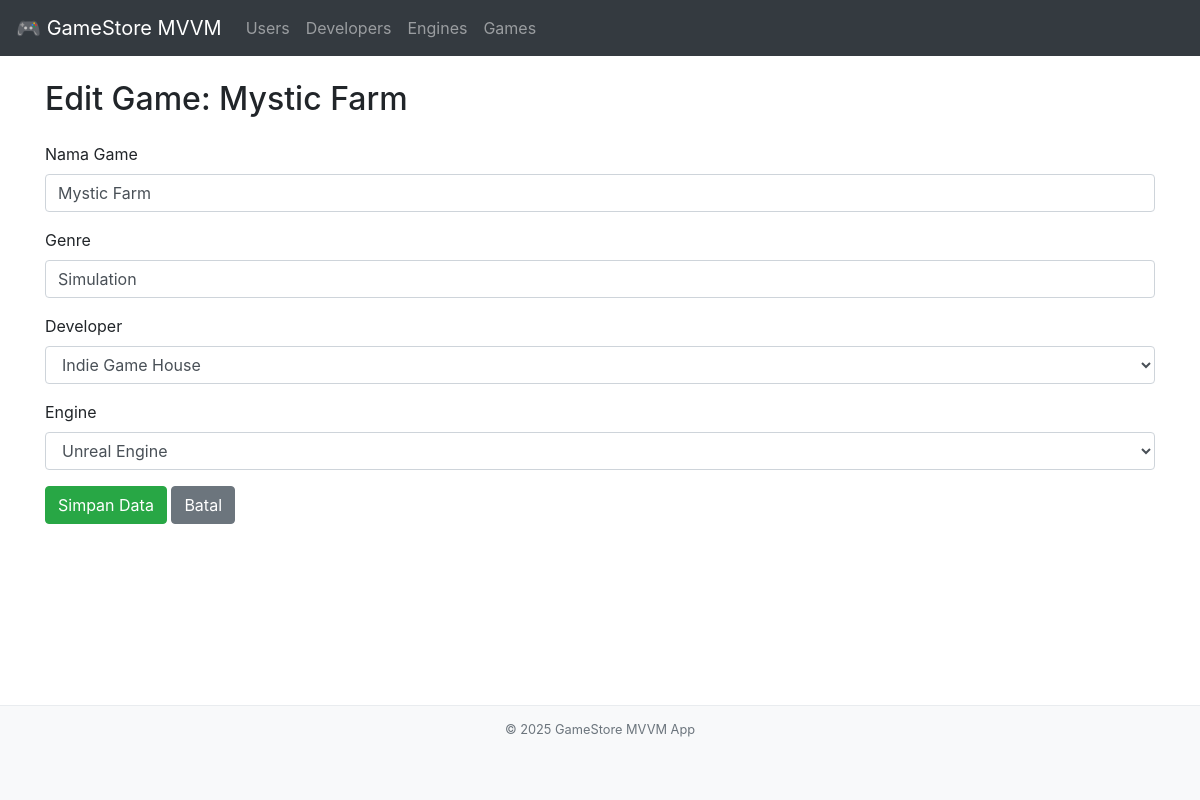
Page /index.php?page=games&action=edit&id=2 on the committed database.
### tables this page shows
CREATE TABLE Games (
    ID INT PRIMARY KEY AUTO_INCREMENT,
    Nama VARCHAR(255) NOT NULL,
    Genre VARCHAR(100),
    Developer_ID INT NOT NULL,
    Engine_ID INT NOT NULL,
    FOREIGN KEY (Developer_ID) REFERENCES Developers(ID),
    FOREIGN KEY (Engine_ID) REFERENCES Engines(ID)
);

CREATE TABLE Developers (
    ID INT PRIMARY KEY AUTO_INCREMENT,
    Nama VARCHAR(255) NOT NULL,
    Pemilik_ID INT NOT NULL,
    FOREIGN KEY (Pemilik_ID) REFERENCES Users(ID)
);

CREATE TABLE Engines (
    ID INT PRIMARY KEY AUTO_INCREMENT,
    Nama VARCHAR(255) NOT NULL,
    Bahasa_Utama VARCHAR(100)
);

### viewmodels/GameViewModel.php (called while the page is built, shortened)
<?php
require_once('config/Database.php');
require_once('models/Game.php');
require_once('models/Developer.php');
require_once('models/Engine.php');
class GameViewModel {
    private $game_model;
    private $developer_model;
    private $engine_model;
    public function __construct() {
        $database = new Database();
        $this->db = $database->getConnection();
        $this->game_model = new Game($this->db);
        $this->developer_model = new Developer($this->db);
        $this->engine_model = new Engine($this->db);
    }
    public function getDevelopersList() {
        return $this->developer_model->readAll();
    }
    public function getEnginesList() {
        return $this->engine_model->readAll();
    }
    public function getOneGame($id) {
        $this->game_model->ID = $id;
        if ($this->game_model->readOne()) {
            $this->ID = $this->game_model->ID;
            $this->Nama = $this->game_model->Nama;
            $this->Genre = $this->game_model->Genre;
            $this->Developer_ID = $this->game_model->Developer_ID;
            $this->Engine_ID = $this->game_model->Engine_ID;
            return true;
        }
        return false;
    }
}
?>

### config/Database.php (called while the page is built, shortened)
<?php
class Database {
    private $host = "localhost";
    private $db_name = "gamestore_db";
    private $username = "root";
    private $password = "";
    public function getConnection() {
        $this->conn = null;
        try {
            $this->conn = new PDO("mysql:host=" . $this->host . ";dbname=" . $this->db_name, $this->username, $this->password);
            $this->conn->exec("set names utf8");
        } catch(PDOException $exception) {
            echo "Connection error: " . $exception->getMessage();
        }
        return $this->conn;
    }
}
?>

### models/Game.php (called while the page is built, shortened)
<?php
class Game {
    private $conn;
    private $table_name = "Games";
    public $ID;
    public function __construct($db) {
        $this->conn = $db;
    }
    public function readOne() {
        $query = "SELECT
                    g.ID, g.Nama, g.Genre, g.Developer_ID, g.Engine_ID,
                    d.Nama as Developer_Nama, e.Nama as Engine_Nama
                  FROM
                    " . $this->table_name . " g
                  LEFT JOIN
                    Developers d ON g.Developer_ID = d.ID
                  LEFT JOIN
                    Engines e ON g.Engine_ID = e.ID
                  WHERE g.ID = ? LIMIT 0,1";
        $stmt = $this->conn->prepare($query);
        $stmt->bindParam(1, $this->ID);
        $stmt->execute();
        $row = $stmt->fetch(PDO::FETCH_ASSOC);
        if ($row) {
            $this->Nama = $row['Nama'];
            $this->Genre = $row['Genre'];
            $this->Developer_ID = $row['Developer_ID'];
            $this->Engine_ID = $row['Engine_ID'];
            return true;
        }
        return false;
    }
}
?>

### models/Developer.php (called while the page is built, shortened)
<?php
class Developer {
    private $conn;
    private $table_name = "Developers";
    public function __construct($db) {
        $this->conn = $db;
    }
    public function readAll() {
        $query = "SELECT
                    d.ID, d.Nama, d.Pemilik_ID, u.Nama as Pemilik_Nama
                  FROM
                    " . $this->table_name . " d
                  LEFT JOIN
                    Users u ON d.Pemilik_ID = u.ID
                  ORDER BY
                    d.ID DESC";
        $stmt = $this->conn->prepare($query);
        $stmt->execute();
        return $stmt;
    }
}
?>

### models/Engine.php (called while the page is built, shortened)
<?php
class Engine {
    private $conn;
    private $table_name = "Engines";
    public function __construct($db) {
        $this->conn = $db;
    }
    public function readAll() {
        $query = "SELECT ID, Nama, Bahasa_Utama FROM " . $this->table_name . " ORDER BY ID DESC";
        $stmt = $this->conn->prepare($query);
        $stmt->execute();
        return $stmt;
    }
}
?>

### views/game_form.php (the view, shortened to what this page needs)
<?php
$is_edit = $viewModel->ID !== null;
$page_title = $is_edit ? "Edit Game: " . htmlspecialchars($viewModel->Nama) : "Tambah Game Baru";
include_once 'views/template/header.php';
$devs_stmt = $viewModel->getDevelopersList();
$engines_stmt = $viewModel->getEnginesList();
?>
<form action="index.php?page=games&action=save" method="POST">
    <div class="form-group">
        <label for="nama">Nama Game</label>
        <input type="text" class="form-control" id="nama" name="nama"
               value="<?php echo htmlspecialchars($viewModel->Nama ?? ''); ?>" required>
    </div>
    <div class="form-group">
        <label for="genre">Genre</label>
        <input type="text" class="form-control" id="genre" name="genre"
               value="<?php echo htmlspecialchars($viewModel->Genre ?? ''); ?>">
    </div>
    <div class="form-group">
        <label for="developer_id">Developer</label>
        <select class="form-control" id="developer_id" name="developer_id" required>
            <?php while ($row = $devs_stmt->fetch(PDO::FETCH_ASSOC)): ?>
                <option value="<?php echo $row['ID']; ?>"
                    <?php echo ($row['ID'] == ($viewModel->Developer_ID ?? null)) ? 'selected' : ''; ?>>
                    <?php echo htmlspecialchars($row['Nama']); ?>
                </option>
            <?php endwhile; ?>
        </select>
    </div>
    <div class="form-group">
        <label for="engine_id">Engine</label>
        <select class="form-control" id="engine_id" name="engine_id" required>
            <?php while ($row = $engines_stmt->fetch(PDO::FETCH_ASSOC)): ?>
                <option value="<?php echo $row['ID']; ?>"
                    <?php echo ($row['ID'] == ($viewModel->Engine_ID ?? null)) ? 'selected' : ''; ?>>
                    <?php echo htmlspecialchars($row['Nama']); ?>
                </option>
            <?php endwhile; ?>
        </select>
    </div>
    <button type="submit" class="btn btn-success">Simpan Data</button>
    <a href="index.php?page=games" class="btn btn-secondary">Batal</a>
</form>
<?php include_once 'views/template/footer.php'; ?>

### views/template/header.php (shortened to what this page needs)
<!DOCTYPE html>
<html lang="id">
<head>
    <link rel="stylesheet" href="https://stackpath.bootstrapcdn.com/bootstrap/4.5.2/css/bootstrap.min.css">
</head>
<body>
<nav class="navbar navbar-expand-lg navbar-dark bg-dark fixed-top">
    <a class="navbar-brand" href="index.php?page=home">🎮 GameStore MVVM</a>
    <div class="collapse navbar-collapse" id="navbarNav">
        <ul class="navbar-nav mr-auto">
            <li class="nav-item">
                <a class="nav-link" href="index.php?page=users">Users</a>
            </li>
            <li class="nav-item">
                <a class="nav-link" href="index.php?page=developers">Developers</a>
            </li>
            <li class="nav-item">
                <a class="nav-link" href="index.php?page=engines">Engines</a>
            </li>
            <li class="nav-item">
                <a class="nav-link" href="index.php?page=games">Games</a>
            </li>
        </ul>
    </div>
</nav>
<div class="container mt-4">
    <h2 class="mb-4"><?php echo $page_title ?? "Halaman Utama"; ?></h2>

### views/template/header.php (style rules this page uses)
body { padding-top: 56px; }
.container { margin-bottom: 50px; }

### rows in the picture
games: page_title "Edit Game: Mystic Farm", nama "Mystic Farm", genre "Simulation", developer_id "Indie Game House", engine_id "Unreal Engine"
